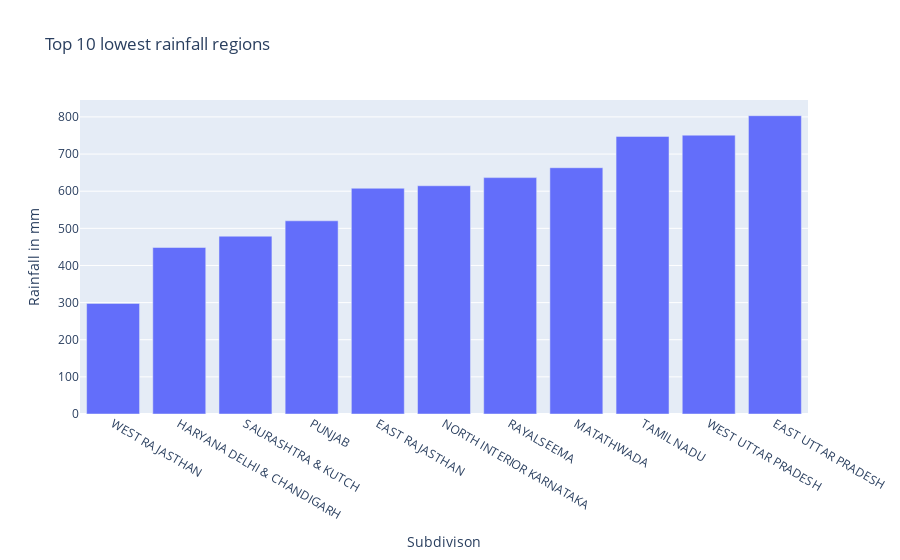

Notebook source saved alongside this figure:
### Code cell
## Calculating median rainfall for each subdivison
k,m = 10,30
median_rf = []
for sd in subdivision_df["SUBDIVISION"].unique():
    data = ts_data[sd]
    median = data.groupby('YEAR').sum().iloc[-m:,:]['avg_rainfall'].median()
    median_rf.append((sd,median))

median_rf.sort(key=lambda x : x[1])
topk = median_rf[:k+1]
subd,val = [],[]
for x,y in topk:
    subd.append(x)
    val.append(y)
    
fig = px.bar(x=subd, y=val,title=f'Top {k} lowest rainfall regions',labels={
                     "x": "Subdivison",
                     "y": "Rainfall in mm",
                 })
fig.show()

### Figure 1 — Plotly figure (JSON) as saved in the notebook; plotly's stock layout.template omitted (floating-point values rounded to 4 significant figures)
{"data": [{"alignmentgroup": "True", "hovertemplate": "Subdivison=%{x}<br>Rainfall in mm=%{y}<extra></extra>", "legendgroup": "", "marker": {"color": "#636efa", "pattern": {"shape": ""}}, "name": "", "offsetgroup": "", "orientation": "v", "showlegend": false, "textposition": "auto", "type": "bar", "x": ["WEST RAJASTHAN", "HARYANA DELHI & CHANDIGARH", "SAURASHTRA & KUTCH", "PUNJAB", "EAST RAJASTHAN", "NORTH INTERIOR KARNATAKA", "RAYALSEEMA", "MATATHWADA", "TAMIL NADU", "WEST UTTAR PRADESH", "EAST UTTAR PRADESH"], "xaxis": "x", "y": [297.8, 448.5, 478.8, 520.2, 607.9, 614.6, 636.5, 663.2, 747.5, 750.9, 803.3], "yaxis": "y"}], "layout": {"barmode": "relative", "legend": {"tracegroupgap": 0}, "title": {"text": "Top 10 lowest rainfall regions"}, "xaxis": {"anchor": "y", "domain": [0, 1], "title": {"text": "Subdivison"}}, "yaxis": {"anchor": "x", "domain": [0, 1], "title": {"text": "Rainfall in mm"}}}}
